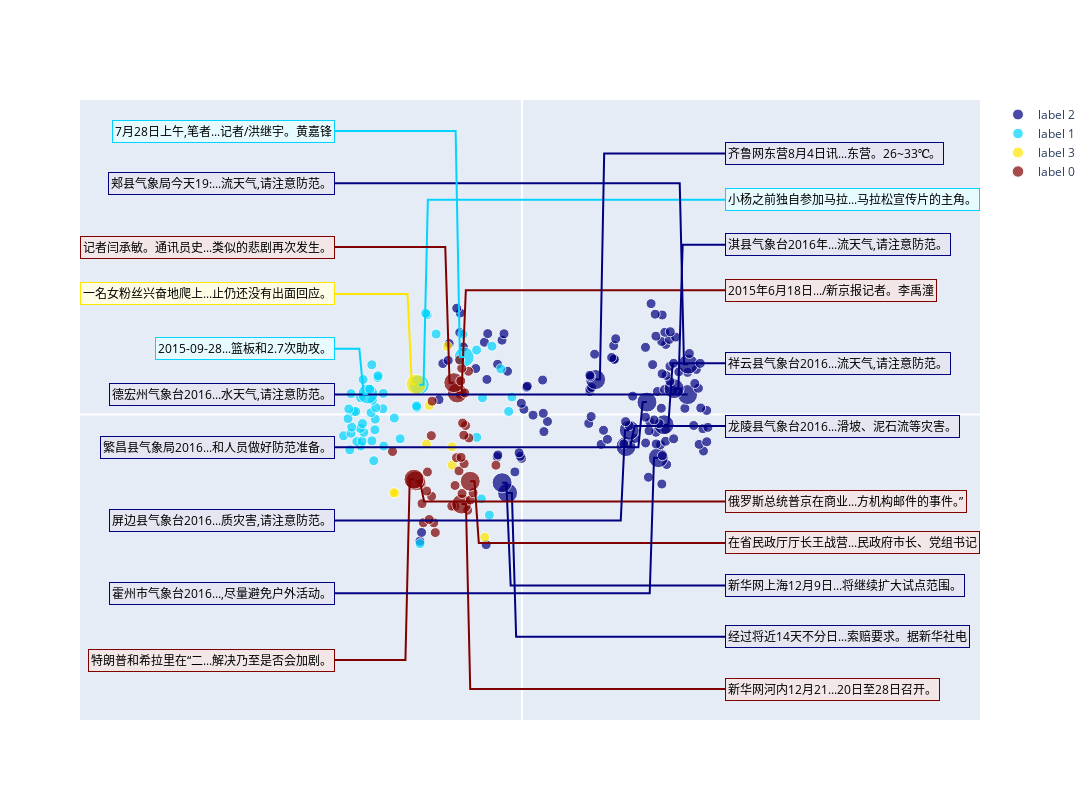

The code cell stored with this chart in its notebook:
### Markdown cell above
## 绘图

### Code cell
# 计算t-SNE，返回降维后的数据，每个元素为一个二维向量
embedding_train = calculate_tsne(test_X)

# 随机抽取显示文本, N为抽取的数量，show_sentence为一个列表，每个元素为显示文本的索引
N = 20
show_sentence = random_sentence(N, test_y)

# 格式化数据，输出为一个pandas的DataFrame，包含x, y, label, sentence, sentence_pos, size
# x, y为降维后的坐标，label为类别，sentence为显示的文本，sentence_pos为文本的位置("left", "right")，size为被选中文本的大小
df = format_data(test_X, show_sentence, embedding_train, test_y['label'])
sorted_df = df.sort_values('y').reset_index(drop=True)

# 绘制图像
plot(sorted_df)

### Figure 1 — Plotly figure (JSON) as saved in the notebook; plotly's stock layout.template omitted (floating-point values rounded to 4 significant figures)
{"data": [{"legendgroup": "lines", "marker": {"color": "#000080", "size": [10, 10, 10, 20, 10, 20, 10, 10, 10, 10, 20, 10, 10, 10, 10, 10, 10, 20, 10, 10, 10, 10, 10, 10, 10, 10, 10, 10, 10, 10, 10, 10, 10, 20, 10, 10, 10, 10, 10, 20, 10, 10, 10, 10, 10, 10, 10, 10, 10, 10, 10, 10, 10, 10, 10, 10, 20, 10, 10, 20, 10, 10, 10, 10, 10, 10, 20, 10, 10, 10, 10, 10, 10, 10, 20, 10, 10, 10, 10, 10, 10, 10, 10, 10, 10, 10, 10, 10, 20, 10, 10, 10, 10, 10, 10, 10, 10, 10, 10, 10, 10, 10, 10, 10, 10, 10, 10, 10, 10, 10, 10, 10, 10, 10, 10, 10, 10, 10, 10, 10]}, "mode": "markers", "name": "label 2", "showlegend": true, "type": "scatter", "x": [-4.18, -11.92, -11.73, -1.677, 16.35, -2.317, 14.78, -0.8216, 16.91, -0.04163, 15.93, -2.902, -0.1878, 16.41, -2.807, -0.3367, 21.21, 12.16, 16.19, 9.254, 20.7, 15.68, 11.91, 14.45, 21.6, 16.79, 9.995, 17.73, 13.22, 15.65, 2.568, 14.85, 9.532, 12.55, 16.79, 21.14, 21.72, 12.54, 20.07, 16.61, 16.03, 7.806, 14.95, 12.11, 2.986, 15.43, 14.44, 8.085, 1.299, 2.492, 21.58, 0.2328, 19.04, 16.29, 20.89, -0.07341, 14.61, -9.694, 12.93, 19.35, 7.93, 15.83, 18.24, 17.65, 16.67, 7.942, 17.78, 20.62, 8.142, 0.5466, 0.6235, 20.2, 17.29, 2.417, 8.609, -4.089, 8.001, 16.84, 7.941, 16.38, 19.35, 18.33, -1.685, 20.38, -5.403, 17.29, 15.27, -2.842, 19.43, -9.242, 20.83, 17.72, -8.617, 10.75, 10.8, 10.48, 8.496, 19.56, 14.44, -6.839, 10.72, 16.81, -8.5, -4.384, 16.33, -2.325, 17.23, 10.96, 17.96, 15.65, -2.094, -3.995, -7.256, 16.7, 17.34, 16.39, 15.57, -7.209, -7.616, 15.09], "y": [-6.337, -6.169, -5.742, -3.821, -3.387, -3.323, -3.056, -2.797, -2.436, -2.138, -2.104, -2.062, -2.035, -2.005, -1.972, -1.869, -1.782, -1.563, -1.472, -1.457, -1.456, -1.436, -1.435, -1.39, -1.33, -1.306, -1.21, -1.186, -1.169, -0.8682, -0.8342, -0.7966, -0.769, -0.7654, -0.7194, -0.6926, -0.6291, -0.5452, -0.5396, -0.5024, -0.4461, -0.4359, -0.3589, -0.3503, -0.3423, -0.2672, -0.1318, -0.09937, -0.03439, 0.0547, 0.1966, 0.2528, 0.297, 0.302, 0.3148, 0.5444, 0.6005, 0.7216, 0.891, 0.9648, 1.114, 1.116, 1.14, 1.174, 1.213, 1.239, 1.254, 1.274, 1.316, 1.322, 1.378, 1.508, 1.618, 1.673, 1.699, 1.704, 1.841, 1.901, 1.908, 1.98, 2.049, 2.076, 2.102, 2.191, 2.234, 2.344, 2.425, 2.442, 2.449, 2.476, 2.486, 2.49, 2.631, 2.671, 2.685, 2.772, 2.933, 2.966, 3.266, 3.287, 3.349, 3.407, 3.45, 3.513, 3.553, 3.615, 3.653, 3.683, 3.765, 3.811, 3.927, 3.934, 3.986, 3.998, 4.026, 4.839, 4.879, 4.939, 5.171, 5.393]}, {"legendgroup": "lines", "marker": {"color": "#00d4ff", "size": [10, 10, 10, 10, 10, 10, 10, 10, 10, 10, 10, 10, 10, 10, 10, 10, 10, 10, 10, 10, 10, 10, 10, 10, 10, 10, 10, 10, 10, 10, 10, 10, 10, 10, 10, 20, 10, 10, 10, 20, 10, 10, 10, 10, 10, 20, 10, 10, 10, 10, 10, 10]}, "mode": "markers", "name": "label 1", "showlegend": true, "type": "scatter", "x": [-11.9, -3.803, -4.734, -17.31, -20.11, -16.15, -18.81, -19.28, -18.66, -17.53, -14.23, -5.283, -20.84, -19.96, -18.48, -17.17, -18.88, -19.89, -18.63, -17.13, -20.32, -14.91, -17.63, -19.64, -19.42, -1.55, -20.23, -16.25, -17.08, -12.28, -12.31, -17.47, -4.612, -18.85, -1.171, -18.0, -19.97, -16.2, -17.79, -11.99, -18.56, -16.83, -16.81, -2.463, -17.54, -6.747, -5.295, -3.501, -6.901, -10.03, -11.07, -11.25], "y": [-6.286, -4.898, -4.11, -2.251, -1.724, -1.54, -1.536, -1.317, -1.299, -1.286, -1.185, -1.114, -1.037, -0.9166, -0.8716, -0.7488, -0.6774, -0.6166, -0.4452, -0.2273, -0.2037, -0.1751, 0.08702, 0.1272, 0.1442, 0.1466, 0.2688, 0.2772, 0.3322, 0.3427, 0.4148, 0.6931, 0.8128, 0.8136, 0.8479, 0.9976, 1.014, 1.025, 1.229, 1.448, 1.699, 1.795, 1.887, 2.218, 2.417, 2.796, 3.135, 3.322, 3.906, 3.912, 4.857, 4.923]}, {"legendgroup": "lines", "marker": {"color": "#ffe600", "size": [10, 10, 10, 10, 10, 10, 10, 20, 10]}, "mode": "markers", "name": "label 3", "showlegend": true, "type": "scatter", "x": [-4.344, -14.81, -14.96, -8.14, -8.158, -11.15, -10.8, -12.37, -8.703], "y": [-5.974, -3.834, -3.809, -2.467, -1.573, -1.443, 0.43, 1.465, 3.318]}, {"legendgroup": "lines", "marker": {"color": "#800000", "size": [10, 10, 10, 10, 10, 10, 10, 20, 10, 10, 10, 10, 10, 10, 10, 10, 20, 20, 20, 10, 10, 10, 10, 10, 10, 10, 10, 10, 10, 10, 10, 10, 10, 20, 10, 20, 10, 10, 10, 10]}, "mode": "markers", "name": "label 0", "showlegend": true, "type": "scatter", "x": [-10.12, -10.3, -11.51, -10.83, -6.343, -7.829, -8.198, -7.04, -11.68, -6.036, -10.55, -6.996, -5.706, -11.13, -7.814, -11.77, -6.039, -12.43, -12.61, -11.04, -7.351, -3.037, -6.753, -7.638, -7.11, -15.12, -6.192, -10.58, -6.791, -6.584, -6.931, -10.49, -7.232, -7.554, -6.672, -7.957, -7.144, -6.244, -7.03, -7.276], "y": [-5.75, -5.275, -5.271, -5.113, -4.661, -4.466, -4.464, -4.363, -4.339, -4.166, -3.985, -3.848, -3.807, -3.727, -3.458, -3.357, -3.253, -3.234, -3.151, -2.801, -2.747, -2.471, -2.394, -2.107, -2.088, -1.804, -1.144, -1.033, -1.009, -0.5396, -0.4205, 0.6479, 0.9819, 1.044, 1.047, 1.547, 1.632, 2.101, 2.246, 2.655]}, {"legendgroup": "lines", "line": {"color": "#800000"}, "mode": "lines", "showlegend": false, "type": "scatter", "x": [23.72, -6.04, -6.54, -7.04], "y": [-13.36, -13.36, -4.363, -4.363]}, {"legendgroup": "lines", "line": {"color": "#000080"}, "mode": "lines", "showlegend": false, "type": "scatter", "x": [23.72, -0.6766, -1.177, -1.677], "y": [-10.82, -10.82, -3.821, -3.821]}, {"legendgroup": "lines", "line": {"color": "#000080"}, "mode": "lines", "showlegend": false, "type": "scatter", "x": [23.72, -1.317, -1.817, -2.317], "y": [-8.323, -8.323, -3.323, -3.323]}, {"legendgroup": "lines", "line": {"color": "#800000"}, "mode": "lines", "showlegend": false, "type": "scatter", "x": [23.72, -5.039, -5.539, -6.039], "y": [-6.253, -6.253, -3.253, -3.253]}, {"legendgroup": "lines", "line": {"color": "#800000"}, "mode": "lines", "showlegend": false, "type": "scatter", "x": [23.72, -11.43, -11.93, -12.43], "y": [-4.234, -4.234, -3.234, -3.234]}, {"legendgroup": "lines", "line": {"color": "#800000"}, "mode": "lines", "showlegend": false, "type": "scatter", "x": [-21.84, -13.61, -13.11, -12.61], "y": [-11.95, -11.95, -3.151, -3.151]}, {"legendgroup": "lines", "line": {"color": "#000080"}, "mode": "lines", "showlegend": false, "type": "scatter", "x": [-21.84, 14.93, 15.43, 15.93], "y": [-8.704, -8.704, -2.104, -2.104]}, {"legendgroup": "lines", "line": {"color": "#000080"}, "mode": "lines", "showlegend": false, "type": "scatter", "x": [23.72, 13.16, 12.66, 12.16], "y": [-0.5627, -0.5627, -1.563, -1.563]}, {"legendgroup": "lines", "line": {"color": "#000080"}, "mode": "lines", "showlegend": false, "type": "scatter", "x": [-21.84, 11.55, 12.05, 12.55], "y": [-5.165, -5.165, -0.7654, -0.7654]}, {"legendgroup": "lines", "line": {"color": "#000080"}, "mode": "lines", "showlegend": false, "type": "scatter", "x": [23.72, 17.61, 17.11, 16.61], "y": [2.498, 2.498, -0.5024, -0.5024]}, {"legendgroup": "lines", "line": {"color": "#000080"}, "mode": "lines", "showlegend": false, "type": "scatter", "x": [-21.84, 13.61, 14.11, 14.61], "y": [-1.599, -1.599, 0.6005, 0.6005]}, {"legendgroup": "lines", "line": {"color": "#000080"}, "mode": "lines", "showlegend": false, "type": "scatter", "x": [-21.84, 18.35, 18.85, 19.35], "y": [0.9648, 0.9648, 0.9648, 0.9648]}, {"legendgroup": "lines", "line": {"color": "#00d4ff"}, "mode": "lines", "showlegend": false, "type": "scatter", "x": [-21.84, -19.0, -18.5, -18.0], "y": [3.198, 3.198, 0.9976, 0.9976]}, {"legendgroup": "lines", "line": {"color": "#800000"}, "mode": "lines", "showlegend": false, "type": "scatter", "x": [23.72, -6.554, -7.054, -7.554], "y": [6.044, 6.044, 1.044, 1.044]}, {"legendgroup": "lines", "line": {"color": "#000080"}, "mode": "lines", "showlegend": false, "type": "scatter", "x": [23.72, 18.78, 18.28, 17.78], "y": [8.254, 8.254, 1.254, 1.254]}, {"legendgroup": "lines", "line": {"color": "#00d4ff"}, "mode": "lines", "showlegend": false, "type": "scatter", "x": [23.72, -10.99, -11.49, -11.99], "y": [10.45, 10.45, 1.448, 1.448]}, {"legendgroup": "lines", "line": {"color": "#ffe600"}, "mode": "lines", "showlegend": false, "type": "scatter", "x": [-21.84, -13.37, -12.87, -12.37], "y": [5.865, 5.865, 1.465, 1.465]}, {"legendgroup": "lines", "line": {"color": "#800000"}, "mode": "lines", "showlegend": false, "type": "scatter", "x": [-21.84, -8.957, -8.457, -7.957], "y": [8.147, 8.147, 1.547, 1.547]}, {"legendgroup": "lines", "line": {"color": "#000080"}, "mode": "lines", "showlegend": false, "type": "scatter", "x": [23.72, 9.609, 9.109, 8.609], "y": [12.7, 12.7, 1.699, 1.699]}, {"legendgroup": "lines", "line": {"color": "#000080"}, "mode": "lines", "showlegend": false, "type": "scatter", "x": [-21.84, 18.43, 18.93, 19.43], "y": [11.25, 11.25, 2.449, 2.449]}, {"legendgroup": "lines", "line": {"color": "#00d4ff"}, "mode": "lines", "showlegend": false, "type": "scatter", "x": [-21.84, -7.747, -7.247, -6.747], "y": [13.8, 13.8, 2.796, 2.796]}], "layout": {"annotations": [{"bgcolor": "#f2e6e6", "bordercolor": "#800000", "borderpad": 2, "font": {"color": "black"}, "showarrow": false, "text": "新华网河内12月21...20日至28日召开。", "x": 23.72, "xanchor": "left", "xref": "x", "y": -13.36, "yanchor": "middle", "yref": "y"}, {"bgcolor": "#e6e6f2", "bordercolor": "#000080", "borderpad": 2, "font": {"color": "black"}, "showarrow": false, "text": "经过将近14天不分日...索赔要求。据新华社电", "x": 23.72, "xanchor": "left", "xref": "x", "y": -10.82, "yanchor": "middle", "yref": "y"}, {"bgcolor": "#e6e6f2", "bordercolor": "#000080", "borderpad": 2, "font": {"color": "black"}, "showarrow": false, "text": "新华网上海12月9日...将继续扩大试点范围。", "x": 23.72, "xanchor": "left", "xref": "x", "y": -8.323, "yanchor": "middle", "yref": "y"}, {"bgcolor": "#f2e6e6", "bordercolor": "#800000", "borderpad": 2, "font": {"color": "black"}, "showarrow": false, "text": "在省民政厅厅长王战营...民政府市长、党组书记", "x": 23.72, "xanchor": "left", "xref": "x", "y": -6.253, "yanchor": "middle", "yref": "y"}, {"bgcolor": "#f2e6e6", "bordercolor": "#800000", "borderpad": 2, "font": {"color": "black"}, "showarrow": false, "text": "俄罗斯总统普京在商业...方机构邮件的事件。”", "x": 23.72, "xanchor": "left", "xref": "x", "y": -4.234, "yanchor": "middle", "yref": "y"}, {"bgcolor": "#f2e6e6", "bordercolor": "#800000", "borderpad": 2, "font": {"color": "black"}, "showarrow": false, "text": "特朗普和希拉里在“二...解决乃至是否会加剧。", "x": -21.84, "xanchor": "right", "xref": "x", "y": -11.95, "yanchor": "middle", "yref": "y"}, {"bgcolor": "#e6e6f2", "bordercolor": "#000080", "borderpad": 2, "font": {"color": "black"}, "showarrow": false, "text": "霍州市气象台2016...,尽量避免户外活动。", "x": -21.84, "xanchor": "right", "xref": "x", "y": -8.704, "yanchor": "middle", "yref": "y"}, {"bgcolor": "#e6e6f2", "bordercolor": "#000080", "borderpad": 2, "font": {"color": "black"}, "showarrow": false, "text": "龙陵县气象台2016...滑坡、泥石流等灾害。", "x": 23.72, "xanchor": "left", "xref": "x", "y": -0.5627, "yanchor": "middle", "yref": "y"}, {"bgcolor": "#e6e6f2", "bordercolor": "#000080", "borderpad": 2, "font": {"color": "black"}, "showarrow": false, "text": "屏边县气象台2016...质灾害,请注意防范。", "x": -21.84, "xanchor": "right", "xref": "x", "y": -5.165, "yanchor": "middle", "yref": "y"}, {"bgcolor": "#e6e6f2", "bordercolor": "#000080", "borderpad": 2, "font": {"color": "black"}, "showarrow": false, "text": "祥云县气象台2016...流天气,请注意防范。", "x": 23.72, "xanchor": "left", "xref": "x", "y": 2.498, "yanchor": "middle", "yref": "y"}, {"bgcolor": "#e6e6f2", "bordercolor": "#000080", "borderpad": 2, "font": {"color": "black"}, "showarrow": false, "text": "繁昌县气象局2016...和人员做好防范准备。", "x": -21.84, "xanchor": "right", "xref": "x", "y": -1.599, "yanchor": "middle", "yref": "y"}, {"bgcolor": "#e6e6f2", "bordercolor": "#000080", "borderpad": 2, "font": {"color": "black"}, "showarrow": false, "text": "德宏州气象台2016...水天气,请注意防范。", "x": -21.84, "xanchor": "right", "xref": "x", "y": 0.9648, "yanchor": "middle", "yref": "y"}, {"bgcolor": "#e6fbff", "bordercolor": "#00d4ff", "borderpad": 2, "font": {"color": "black"}, "showarrow": false, "text": "2015-09-28...篮板和2.7次助攻。", "x": -21.84, "xanchor": "right", "xref": "x", "y": 3.198, "yanchor": "middle", "yref": "y"}, {"bgcolor": "#f2e6e6", "bordercolor": "#800000", "borderpad": 2, "font": {"color": "black"}, "showarrow": false, "text": "2015年6月18日.../新京报记者。李禹潼", "x": 23.72, "xanchor": "left", "xref": "x", "y": 6.044, "yanchor": "middle", "yref": "y"}, {"bgcolor": "#e6e6f2", "bordercolor": "#000080", "borderpad": 2, "font": {"color": "black"}, "showarrow": false, "text": "淇县气象台2016年...流天气,请注意防范。", "x": 23.72, "xanchor": "left", "xref": "x", "y": 8.254, "yanchor": "middle", "yref": "y"}, {"bgcolor": "#e6fbff", "bordercolor": "#00d4ff", "borderpad": 2, "font": {"color": "black"}, "showarrow": false, "text": "小杨之前独自参加马拉...马拉松宣传片的主角。", "x": 23.72, "xanchor": "left", "xref": "x", "y": 10.45, "yanchor": "middle", "yref": "y"}, {"bgcolor": "#fffde6", "bordercolor": "#ffe600", "borderpad": 2, "font": {"color": "black"}, "showarrow": false, "text": "一名女粉丝兴奋地爬上...止仍还没有出面回应。", "x": -21.84, "xanchor": "right", "xref": "x", "y": 5.865, "yanchor": "middle", "yref": "y"}, {"bgcolor": "#f2e6e6", "bordercolor": "#800000", "borderpad": 2, "font": {"color": "black"}, "showarrow": false, "text": "记者闫承敏。通讯员史...类似的悲剧再次发生。", "x": -21.84, "xanchor": "right", "xref": "x", "y": 8.147, "yanchor": "middle", "yref": "y"}, {"bgcolor": "#e6e6f2", "bordercolor": "#000080", "borderpad": 2, "font": {"color": "black"}, "showarrow": false, "text": "齐鲁网东营8月4日讯...东营。26~33℃。", "x": 23.72, "xanchor": "left", "xref": "x", "y": 12.7, "yanchor": "middle", "yref": "y"}, {"bgcolor": "#e6e6f2", "bordercolor": "#000080", "borderpad": 2, "font": {"color": "black"}, "showarrow": false, "text": "郏县气象局今天19:...流天气,请注意防范。", "x": -21.84, "xanchor": "right", "xref": "x", "y": 11.25, "yanchor": "middle", "yref": "y"}, {"bgcolor": "#e6fbff", "bordercolor": "#00d4ff", "borderpad": 2, "font": {"color": "black"}, "showarrow": false, "text": "7月28日上午,笔者...记者/洪继宇。黄嘉锋", "x": -21.84, "xanchor": "right", "xref": "x", "y": 13.8, "yanchor": "middle", "yref": "y"}], "autosize": false, "height": 800, "width": 1500, "xaxis": {"tickvals": []}, "yaxis": {"tickvals": []}}}
